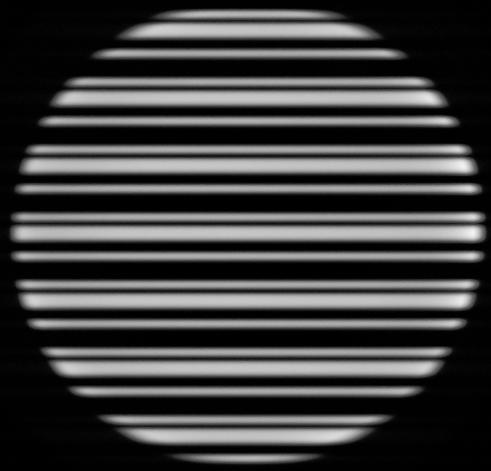
%> input picture matlab/1_circle.jpg, 491 x 471 px
$ octave thresholding.m   (GNU Octave 9; MATLAB toolbox functions it lacks are replaced by stand-ins)
%> lines starting %> are read from the running program, lines starting %| are printed output that depends on the picture
close all;
clear;
img = imread('1_circle.jpg');
%> img is the input picture: size 471x491 uint8; min 0, max 244, mean 62.3
[r,c] = size(img);
%> r = 471; c = 491
values = img(:,floor(c/2));
%> values = 471 values, max 199 at index 166, min 0 at index 45, mean 82.24
[val1,pos2] = max(values);
%> val1 = 199; pos2 = 166
[val2,pos2] = min(values);
%> val2 = 0; pos2 = 45
avgVal1 = floor((val1+val2) / 2) %avg by max and min;
%> avgVal1 = 100
avgVal2 = floor(mean(values)) %overall average of image
%> avgVal2 = 82

thValues1 = zeros(1,r);
thValues2 = zeros(1,r);
for i=1:(r)
    %%% Calculating th based on max-min value
    if values(i) > avgVal1
        thValues1(i) = 255;
    else
        thValues1(i) = 0;
    end
    %%% Calculating th based on overall mean value
    if values(i) > avgVal2
        thValues2(i) = 100;
    else
        thValues2(i) = 0;
    end

end
%> after the loop, thValues1 = 471 values, max 255 at index 12, min 0 at index 1, mean 108.3; thValues2 = 471 values, max 100 at index 11, min 0 at index 1, mean 46.92

figure(1)
y=1:r:r+1;
%> y = [1 472]
hold on
plot(values,'kx-')
plot(y, avgVal2*ones(1, length(y)), 'r--')
plot(y,avgVal1 * uint8(ones(1,length(y))), 'b-.')
legend('Raw values','mean threshold','max-min threshold');
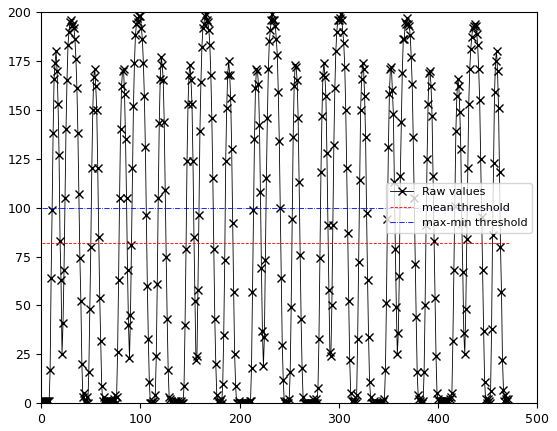
%> figure redrawn from the program's plot data; curve peaks at x = 166, y = 199
hold off

figure(2)
hold on;
xlim([10 150])
plot(thValues1);
plot(thValues2);
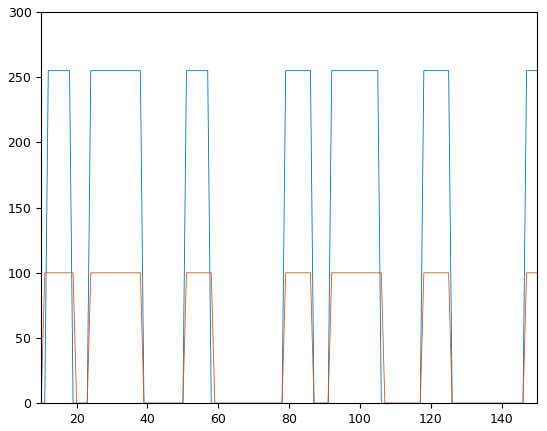
%> figure redrawn from the program's plot data; curve peaks at x = 12, y = 255; curve peaks at x = 11, y = 100
hold off;
